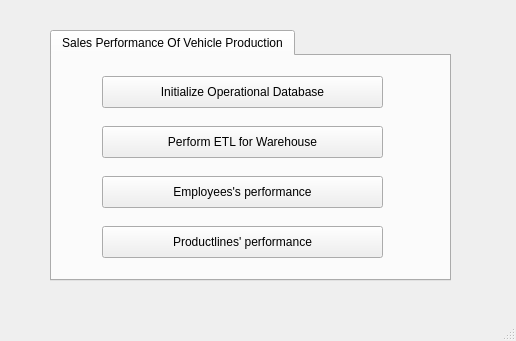
<?xml version="1.0" encoding="UTF-8"?>
<ui version="4.0">
 <class>main_window</class>
 <widget class="QMainWindow" name="main_window">
  <property name="geometry">
   <rect>
    <x>0</x>
    <y>0</y>
    <width>516</width>
    <height>341</height>
   </rect>
  </property>
  <property name="windowTitle">
   <string>Pinnacle</string>
  </property>
  <widget class="QWidget" name="centralwidget">
   <widget class="QTabWidget" name="tabs">
    <property name="geometry">
     <rect>
      <x>50</x>
      <y>30</y>
      <width>401</width>
      <height>251</height>
     </rect>
    </property>
    <property name="currentIndex">
     <number>0</number>
    </property>
    <widget class="QWidget" name="buttons_tab">
     <attribute name="title">
      <string>Sales Performance Of Vehicle Production</string>
     </attribute>
     <widget class="QPushButton" name="employees_button">
      <property name="geometry">
       <rect>
        <x>50</x>
        <y>120</y>
        <width>281</width>
        <height>32</height>
       </rect>
      </property>
      <property name="text">
       <string>Employees's performance</string>
      </property>
     </widget>
     <widget class="QPushButton" name="productLines_button">
      <property name="geometry">
       <rect>
        <x>50</x>
        <y>170</y>
        <width>281</width>
        <height>32</height>
       </rect>
      </property>
      <property name="text">
       <string>Productlines' performance</string>
      </property>
     </widget>
     <widget class="QPushButton" name="etl_wh_button">
      <property name="geometry">
       <rect>
        <x>50</x>
        <y>70</y>
        <width>281</width>
        <height>32</height>
       </rect>
      </property>
      <property name="text">
       <string>Perform ETL for Warehouse</string>
      </property>
     </widget>
     <widget class="QPushButton" name="etl_db_button">
      <property name="geometry">
       <rect>
        <x>50</x>
        <y>20</y>
        <width>281</width>
        <height>32</height>
       </rect>
      </property>
      <property name="text">
       <string>Initialize Operational Database</string>
      </property>
     </widget>
    </widget>
   </widget>
  </widget>
  <widget class="QStatusBar" name="statusbar"/>
 </widget>
 <resources/>
 <connections/>
</ui>
